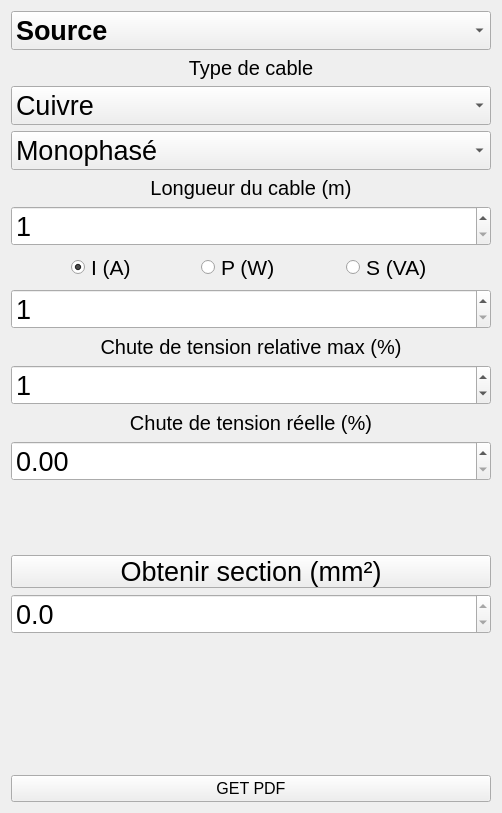
<?xml version="1.0" encoding="UTF-8"?>
<ui version="4.0">
 <class>OngletCalcul</class>
 <widget class="QWidget" name="OngletCalcul">
  <property name="geometry">
   <rect>
    <x>0</x>
    <y>0</y>
    <width>502</width>
    <height>813</height>
   </rect>
  </property>
  <property name="windowTitle">
   <string>Form</string>
  </property>
  <layout class="QGridLayout" name="gridLayout">
   <item row="22" column="0">
    <spacer name="verticalSpacer_3">
     <property name="orientation">
      <enum>Qt::Vertical</enum>
     </property>
     <property name="sizeHint" stdset="0">
      <size>
       <width>20</width>
       <height>40</height>
      </size>
     </property>
    </spacer>
   </item>
   <item row="9" column="0">
    <layout class="QHBoxLayout" name="horizontalLayout_2">
     <item>
      <spacer name="horizontalSpacer">
       <property name="orientation">
        <enum>Qt::Horizontal</enum>
       </property>
       <property name="sizeHint" stdset="0">
        <size>
         <width>40</width>
         <height>20</height>
        </size>
       </property>
      </spacer>
     </item>
     <item>
      <widget class="QRadioButton" name="radioButton_2">
       <property name="font">
        <font>
         <pointsize>16</pointsize>
        </font>
       </property>
       <property name="text">
        <string>I (A)</string>
       </property>
       <property name="checked">
        <bool>true</bool>
       </property>
       <property name="autoExclusive">
        <bool>true</bool>
       </property>
      </widget>
     </item>
     <item>
      <spacer name="horizontalSpacer_4">
       <property name="orientation">
        <enum>Qt::Horizontal</enum>
       </property>
       <property name="sizeHint" stdset="0">
        <size>
         <width>40</width>
         <height>20</height>
        </size>
       </property>
      </spacer>
     </item>
     <item>
      <widget class="QRadioButton" name="radioButton">
       <property name="font">
        <font>
         <pointsize>16</pointsize>
        </font>
       </property>
       <property name="text">
        <string>P (W)</string>
       </property>
       <property name="autoExclusive">
        <bool>true</bool>
       </property>
      </widget>
     </item>
     <item>
      <spacer name="horizontalSpacer_3">
       <property name="orientation">
        <enum>Qt::Horizontal</enum>
       </property>
       <property name="sizeHint" stdset="0">
        <size>
         <width>40</width>
         <height>20</height>
        </size>
       </property>
      </spacer>
     </item>
     <item>
      <widget class="QRadioButton" name="radioButton_3">
       <property name="font">
        <font>
         <pointsize>16</pointsize>
        </font>
       </property>
       <property name="text">
        <string>S (VA)</string>
       </property>
       <property name="autoExclusive">
        <bool>true</bool>
       </property>
      </widget>
     </item>
     <item>
      <spacer name="horizontalSpacer_2">
       <property name="orientation">
        <enum>Qt::Horizontal</enum>
       </property>
       <property name="sizeHint" stdset="0">
        <size>
         <width>40</width>
         <height>20</height>
        </size>
       </property>
      </spacer>
     </item>
    </layout>
   </item>
   <item row="2" column="0">
    <widget class="QLabel" name="lType">
     <property name="font">
      <font>
       <pointsize>15</pointsize>
      </font>
     </property>
     <property name="text">
      <string>Type de cable</string>
     </property>
     <property name="alignment">
      <set>Qt::AlignCenter</set>
     </property>
    </widget>
   </item>
   <item row="24" column="0">
    <spacer name="verticalSpacer">
     <property name="orientation">
      <enum>Qt::Vertical</enum>
     </property>
     <property name="sizeHint" stdset="0">
      <size>
       <width>20</width>
       <height>40</height>
      </size>
     </property>
    </spacer>
   </item>
   <item row="21" column="0">
    <spacer name="verticalSpacer_6">
     <property name="orientation">
      <enum>Qt::Vertical</enum>
     </property>
     <property name="sizeHint" stdset="0">
      <size>
       <width>20</width>
       <height>40</height>
      </size>
     </property>
    </spacer>
   </item>
   <item row="8" column="0">
    <widget class="QSpinBox" name="vLongueur">
     <property name="font">
      <font>
       <pointsize>20</pointsize>
      </font>
     </property>
     <property name="minimum">
      <number>1</number>
     </property>
     <property name="maximum">
      <number>9999</number>
     </property>
    </widget>
   </item>
   <item row="6" column="0">
    <widget class="QComboBox" name="cPhase">
     <property name="font">
      <font>
       <pointsize>20</pointsize>
      </font>
     </property>
     <property name="focusPolicy">
      <enum>Qt::WheelFocus</enum>
     </property>
     <item>
      <property name="text">
       <string>Monophasé</string>
      </property>
     </item>
     <item>
      <property name="text">
       <string>Triphasé</string>
      </property>
     </item>
    </widget>
   </item>
   <item row="18" column="0">
    <widget class="QPushButton" name="callResult">
     <property name="minimumSize">
      <size>
       <width>302</width>
       <height>24</height>
      </size>
     </property>
     <property name="font">
      <font>
       <pointsize>20</pointsize>
      </font>
     </property>
     <property name="text">
      <string>Obtenir section (mm²)</string>
     </property>
    </widget>
   </item>
   <item row="0" column="0">
    <widget class="QComboBox" name="comboBox">
     <property name="font">
      <font>
       <pointsize>20</pointsize>
       <bold>true</bold>
      </font>
     </property>
     <property name="focusPolicy">
      <enum>Qt::WheelFocus</enum>
     </property>
     <property name="layoutDirection">
      <enum>Qt::LeftToRight</enum>
     </property>
     <property name="sizeAdjustPolicy">
      <enum>QComboBox::AdjustToContents</enum>
     </property>
     <item>
      <property name="text">
       <string>Source</string>
      </property>
     </item>
     <item>
      <property name="text">
       <string>Tableau</string>
      </property>
     </item>
     <item>
      <property name="text">
       <string>Terminaux</string>
      </property>
     </item>
    </widget>
   </item>
   <item row="11" column="0">
    <widget class="QLabel" name="lChuteTension">
     <property name="font">
      <font>
       <pointsize>15</pointsize>
      </font>
     </property>
     <property name="text">
      <string>Chute de tension relative max (%)</string>
     </property>
     <property name="alignment">
      <set>Qt::AlignCenter</set>
     </property>
    </widget>
   </item>
   <item row="10" column="0">
    <widget class="QSpinBox" name="vCourant">
     <property name="font">
      <font>
       <pointsize>20</pointsize>
      </font>
     </property>
     <property name="suffix">
      <string/>
     </property>
     <property name="minimum">
      <number>1</number>
     </property>
     <property name="maximum">
      <number>9999</number>
     </property>
    </widget>
   </item>
   <item row="14" column="0">
    <widget class="QDoubleSpinBox" name="doubleSpinBox">
     <property name="font">
      <font>
       <pointsize>20</pointsize>
      </font>
     </property>
    </widget>
   </item>
   <item row="23" column="0">
    <spacer name="verticalSpacer_4">
     <property name="orientation">
      <enum>Qt::Vertical</enum>
     </property>
     <property name="sizeHint" stdset="0">
      <size>
       <width>20</width>
       <height>40</height>
      </size>
     </property>
    </spacer>
   </item>
   <item row="17" column="0">
    <spacer name="verticalSpacer_7">
     <property name="orientation">
      <enum>Qt::Vertical</enum>
     </property>
     <property name="sizeHint" stdset="0">
      <size>
       <width>20</width>
       <height>40</height>
      </size>
     </property>
    </spacer>
   </item>
   <item row="12" column="0">
    <widget class="QSpinBox" name="vChuteV">
     <property name="font">
      <font>
       <pointsize>20</pointsize>
      </font>
     </property>
     <property name="maximum">
      <number>99</number>
     </property>
     <property name="value">
      <number>1</number>
     </property>
    </widget>
   </item>
   <item row="3" column="0">
    <widget class="QComboBox" name="cType">
     <property name="sizePolicy">
      <sizepolicy hsizetype="Preferred" vsizetype="Fixed">
       <horstretch>1</horstretch>
       <verstretch>0</verstretch>
      </sizepolicy>
     </property>
     <property name="font">
      <font>
       <pointsize>20</pointsize>
      </font>
     </property>
     <property name="focusPolicy">
      <enum>Qt::WheelFocus</enum>
     </property>
     <property name="editable">
      <bool>false</bool>
     </property>
     <property name="currentIndex">
      <number>0</number>
     </property>
     <property name="sizeAdjustPolicy">
      <enum>QComboBox::AdjustToContents</enum>
     </property>
     <property name="minimumContentsLength">
      <number>0</number>
     </property>
     <property name="placeholderText">
      <string/>
     </property>
     <property name="modelColumn">
      <number>0</number>
     </property>
     <item>
      <property name="text">
       <string>Cuivre</string>
      </property>
     </item>
     <item>
      <property name="text">
       <string>Aluminium</string>
      </property>
     </item>
    </widget>
   </item>
   <item row="19" column="0">
    <widget class="QDoubleSpinBox" name="dvResult">
     <property name="enabled">
      <bool>true</bool>
     </property>
     <property name="font">
      <font>
       <pointsize>20</pointsize>
      </font>
     </property>
     <property name="readOnly">
      <bool>true</bool>
     </property>
     <property name="decimals">
      <number>1</number>
     </property>
     <property name="maximum">
      <double>1000000.000000000000000</double>
     </property>
    </widget>
   </item>
   <item row="7" column="0">
    <widget class="QLabel" name="lLongueur">
     <property name="font">
      <font>
       <pointsize>15</pointsize>
      </font>
     </property>
     <property name="layoutDirection">
      <enum>Qt::LeftToRight</enum>
     </property>
     <property name="text">
      <string>Longueur du cable (m)</string>
     </property>
     <property name="alignment">
      <set>Qt::AlignCenter</set>
     </property>
    </widget>
   </item>
   <item row="13" column="0">
    <widget class="QLabel" name="label">
     <property name="font">
      <font>
       <pointsize>15</pointsize>
      </font>
     </property>
     <property name="text">
      <string>Chute de tension réelle (%)</string>
     </property>
     <property name="alignment">
      <set>Qt::AlignCenter</set>
     </property>
    </widget>
   </item>
   <item row="15" column="0">
    <spacer name="verticalSpacer_2">
     <property name="orientation">
      <enum>Qt::Vertical</enum>
     </property>
     <property name="sizeHint" stdset="0">
      <size>
       <width>20</width>
       <height>40</height>
      </size>
     </property>
    </spacer>
   </item>
   <item row="25" column="0">
    <widget class="QPushButton" name="pushButton">
     <property name="font">
      <font>
       <pointsize>12</pointsize>
      </font>
     </property>
     <property name="text">
      <string>GET PDF</string>
     </property>
    </widget>
   </item>
  </layout>
 </widget>
 <resources/>
 <connections/>
</ui>
